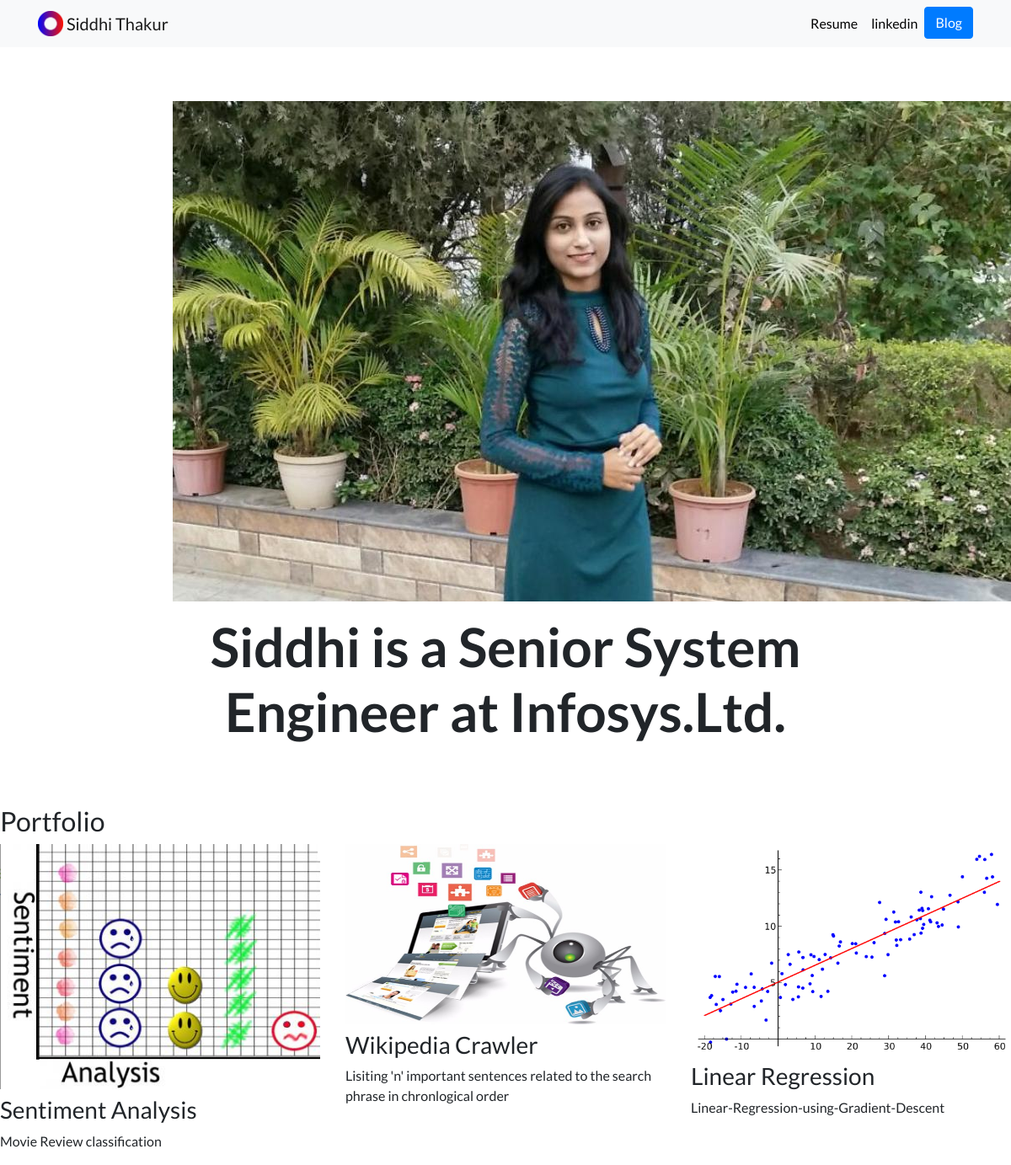
The page / on the database its author committed.
### portfolio/models.py (models this page shows)
class Project (models.Model):
    title=models.CharField(max_length=100)
    description=models.CharField(max_length=250)
    image=models.ImageField(upload_to='portfolio/images/')
    url=models.URLField(blank=True)

### portfolio/views.py (the view)
# urls.py: 2. Add a URL to urlpatterns:  path('', views.home, name='home')
def home(request):
    projects = Project.objects.all()
    return render(request,"portfolio/home.html",{'projects':projects})

### portfolio/templates/portfolio/home.html
{% extends 'portfolio/base.html' %}
{% block content %}
{% load static %}
<br><br>
<div class="row justify-content-center my-3">
    <div class="col-8">
<img src="{% static 'portfolio/siddhi_img.jpg'%}">
</div>
</div>
<div class="row justify-content-center mb-3">
    <div class="col-md-9 text-center">
      <h2 id="hometext" class="font-weight-bold">Siddhi is a Senior System Engineer at Infosys.Ltd.</h2>
    </div>
  </div>
<br>
<h2 class="mt-4">Portfolio</h2>
<div class="row">
{% for p in projects%}
<div class="col-lg-4 col-md-6">
{% if p.url%}
<a href="{{p.url}}"><img src="{{ p.image.url }}" class="img-fluid mb-2"></a>
{% else %}
    <img src="{{ p.image.url }}" class="img-fluid mb-2">
    {% endif %}
    <h3>{{ p.title }}</h3>
    <p>{{ p.description }}</p>
    </div>
{%endfor%}
{% endblock %}

### portfolio/templates/portfolio/base.html (shortened to what this page needs)
<!doctype html>
{% load static %}
<html lang="en">
  <head>
    <link rel="stylesheet" href="https://stackpath.bootstrapcdn.com/bootstrap/4.4.1/css/bootstrap.min.css">
    <link rel="stylesheet" href="{% static 'portfolio/custom.css' %}">
  </head>
  <body>
    <nav class="navbar navbar-expand-lg navbar-light bg-light">
        <div class="container">
        <a class="navbar-brand" href="{% url 'home' %}">
        <img src="{% static 'portfolio/Logo.png' %}" width="30" height="30" class="d-inline-block align-top" alt="Siddhi's Logo">
        <span>Siddhi Thakur</span>
      </a>
        <div class="collapse navbar-collapse text-center" id="navbarNav">
            <ul class="navbar-nav ml-auto">
            <li class="nav-item">
              <a class="nav-link" href="{% static 'portfolio/Siddhi_Thakur.pdf' %}" >Resume</a>
            </li>
            <li class="nav-item active">
                <a class="nav-link" href='https://www.linkedin.com/in/siddhi-thakur-399395155'>linkedin </a>
              </li>
            <li class="nav-item">
                <a role="button" href="{% url 'blog:all_blogs' %}" class="btn btn-primary">Blog</a>
              </li>
              </ul>
          </div>
        </div>
      </nav>
        {% block content %}
        {% endblock %}
  </body>
</html>

### portfolio/static/portfolio/custom.css (style rules this page uses)
.navbar-nav .nav-link { color: rgba(0,0,0,1) !important; }
body { font-family: 'Lato', sans-serif; }
@media (min-width: 992px) { #hometext { font-size: 4rem; } }

### rows shown on the page
Project: image (picture), title "Sentiment Analysis", description "Movie Review classification"
Project: image (picture), title "Wikipedia Crawler", description "Lisiting 'n' important sentences related to the search phrase in chronlogical order"
Project: image (picture), title "Linear Regression", description "Linear-Regression-using-Gradient-Descent"
